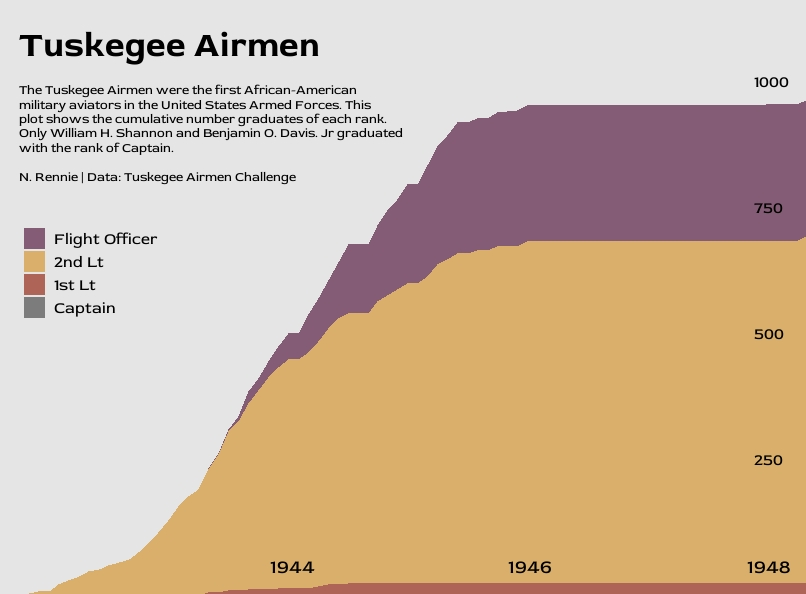

Reproduce this figure in R.
library(tidyverse)
library(usefunc)
library(lubridate)
library(rcartocolor)
library(showtext)

# get data
tuesdata <- tidytuesdayR::tt_load('2022-02-08')
airmen <- tuesdata$airmen

# load fonts
font_add_google(name = "Red Rose", family = "rose")
showtext_auto()

# prep data
airmen_data <- airmen %>% 
  select(graduation_date, rank_at_graduation) %>% 
  filter(!is.na(rank_at_graduation), 
         rank_at_graduation %notin% c("N/A", "Unk"), 
         !is.na(graduation_date)) %>% 
  mutate(rank_at_graduation = factor(rank_at_graduation), 
         rank_at_graduation = fct_recode(rank_at_graduation, "Captain" = "Capt"), 
         rank_at_graduation = fct_relevel(rank_at_graduation, "Flight Officer", "2nd Lt", "1st Lt", "Captain"), 
         monthy = floor_date(graduation_date, "month")) %>% 
  group_by(rank_at_graduation, monthy) %>% 
  summarize(nmonth = n()) %>% 
  arrange(monthy) 

date_data <- tibble(expand.grid(monthy = seq(min(airmen_data$monthy),max(airmen_data$monthy),by='months'), 
                         "rank_at_graduation" = unique(airmen_data$rank_at_graduation)))
  
plot_data <- 
  left_join(date_data, airmen_data, by=c("monthy", "rank_at_graduation")) %>% 
  replace_na(list(nmonth = 0)) %>% 
  arrange(monthy) %>% 
  group_by(rank_at_graduation) %>% 
  mutate(nsum = cumsum(nmonth)) 

# for subtitle info
airmen %>% 
  filter(rank_at_graduation %in% c("Capt", "Captain")) %>% 
  select(name)

# plot 
p <- ggplot(data = plot_data, 
            mapping = aes(x = monthy, y = nsum, fill = rank_at_graduation)) +
  geom_area() +
  labs(title = "Tuskegee Airmen", 
       x = "", 
       y = "", 
       subtitle = str_wrap_break("The Tuskegee Airmen were the first African-American military aviators in the United States Armed Forces. This plot shows the cumulative number graduates of each rank. Only William H. Shannon and Benjamin O. Davis. Jr graduated with the rank of Captain.\n\nN. Rennie | Data: Tuskegee Airmen Challenge", 60)) +
  coord_cartesian(expand = F) +
  scale_y_continuous(breaks = c(250, 500, 750, 1000), limits = c(0, 1000),position = "right") +
  scale_fill_carto_d(palette = "Antique") +
  theme(plot.background = element_rect(fill = "gray90", colour="gray90"),
        panel.background = element_rect(fill = "gray90", colour="gray90"),
        legend.background = element_rect(fill = "gray90", colour="gray90"),
        legend.position = c(0.09, 0.65), 
        legend.title = element_blank(),
        legend.key = element_rect(fill = "gray90", colour = "gray90"),
        axis.ticks = element_blank(),
        plot.margin = unit(c(-3, 0, 0, 0.5), "cm"), #top, right, bottom, left
        panel.grid.major = element_blank(),
        panel.grid.minor = element_blank(), 
        axis.text =  element_text(colour = "black", size=14, hjust = 0.5, family="rose"),
        axis.text.y.right = element_text(vjust = -0.7, size=12, margin = margin(l = -42), face = "italic"),
        axis.text.x = element_text(hjust = -0.7, margin = margin(t = -30)),
        legend.text = element_text(colour = "black", size=12, hjust = 0, family="rose"),
        plot.title = element_text(colour = "black", size=26, face = "bold", hjust = 0, vjust = -15, family="rose", margin = margin(10, 0, 20, 0)),
        plot.subtitle = element_text(colour = "black", size=10, hjust = 0, vjust = -35, family="rose", margin = margin(10, 0, 20, 0))
        )
p
